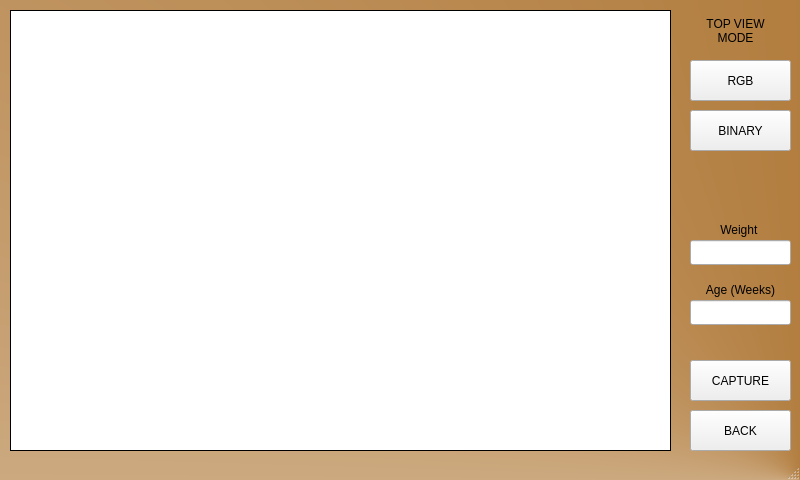
<?xml version="1.0" encoding="UTF-8"?>
<ui version="4.0">
 <class>MainWindow</class>
 <widget class="QMainWindow" name="MainWindow">
  <property name="geometry">
   <rect>
    <x>0</x>
    <y>0</y>
    <width>800</width>
    <height>480</height>
   </rect>
  </property>
  <property name="windowTitle">
   <string>MainWindow</string>
  </property>
  <property name="styleSheet">
   <string notr="true">#MainWindow
{
background-color: qconicalgradient(cx:1, cy:1, angle:0, stop:0 rgba(153, 83, 0, 255), stop:1 rgba(255, 255, 255, 255));
}</string>
  </property>
  <widget class="QWidget" name="centralwidget">
   <widget class="QLabel" name="imageLabel">
    <property name="geometry">
     <rect>
      <x>10</x>
      <y>10</y>
      <width>661</width>
      <height>441</height>
     </rect>
    </property>
    <property name="styleSheet">
     <string notr="true">background-color: rgb(255,255,255);</string>
    </property>
    <property name="frameShape">
     <enum>QFrame::Box</enum>
    </property>
    <property name="text">
     <string/>
    </property>
    <property name="alignment">
     <set>Qt::AlignCenter</set>
    </property>
   </widget>
   <widget class="QPushButton" name="rgbButton">
    <property name="geometry">
     <rect>
      <x>690</x>
      <y>60</y>
      <width>101</width>
      <height>41</height>
     </rect>
    </property>
    <property name="text">
     <string>RGB</string>
    </property>
   </widget>
   <widget class="QPushButton" name="binButton">
    <property name="geometry">
     <rect>
      <x>690</x>
      <y>110</y>
      <width>101</width>
      <height>41</height>
     </rect>
    </property>
    <property name="text">
     <string>BINARY</string>
    </property>
   </widget>
   <widget class="QPushButton" name="captureButton">
    <property name="geometry">
     <rect>
      <x>690</x>
      <y>360</y>
      <width>101</width>
      <height>41</height>
     </rect>
    </property>
    <property name="text">
     <string>CAPTURE</string>
    </property>
   </widget>
   <widget class="QPushButton" name="backButton">
    <property name="geometry">
     <rect>
      <x>690</x>
      <y>410</y>
      <width>101</width>
      <height>41</height>
     </rect>
    </property>
    <property name="text">
     <string>BACK</string>
    </property>
   </widget>
   <widget class="QLabel" name="label">
    <property name="geometry">
     <rect>
      <x>680</x>
      <y>10</y>
      <width>111</width>
      <height>41</height>
     </rect>
    </property>
    <property name="text">
     <string>TOP VIEW
MODE</string>
    </property>
    <property name="alignment">
     <set>Qt::AlignCenter</set>
    </property>
   </widget>
   <widget class="QLineEdit" name="weightTB">
    <property name="geometry">
     <rect>
      <x>690</x>
      <y>240</y>
      <width>101</width>
      <height>25</height>
     </rect>
    </property>
   </widget>
   <widget class="QLineEdit" name="ageTB">
    <property name="geometry">
     <rect>
      <x>690</x>
      <y>300</y>
      <width>101</width>
      <height>25</height>
     </rect>
    </property>
   </widget>
   <widget class="QLabel" name="label_2">
    <property name="geometry">
     <rect>
      <x>690</x>
      <y>220</y>
      <width>101</width>
      <height>20</height>
     </rect>
    </property>
    <property name="text">
     <string>Weight </string>
    </property>
    <property name="alignment">
     <set>Qt::AlignCenter</set>
    </property>
   </widget>
   <widget class="QLabel" name="label_3">
    <property name="geometry">
     <rect>
      <x>690</x>
      <y>280</y>
      <width>101</width>
      <height>20</height>
     </rect>
    </property>
    <property name="text">
     <string>Age (Weeks)</string>
    </property>
    <property name="alignment">
     <set>Qt::AlignCenter</set>
    </property>
   </widget>
  </widget>
  <widget class="QMenuBar" name="menubar">
   <property name="geometry">
    <rect>
     <x>0</x>
     <y>0</y>
     <width>800</width>
     <height>26</height>
    </rect>
   </property>
  </widget>
  <widget class="QStatusBar" name="statusbar"/>
 </widget>
 <resources/>
 <connections/>
</ui>
